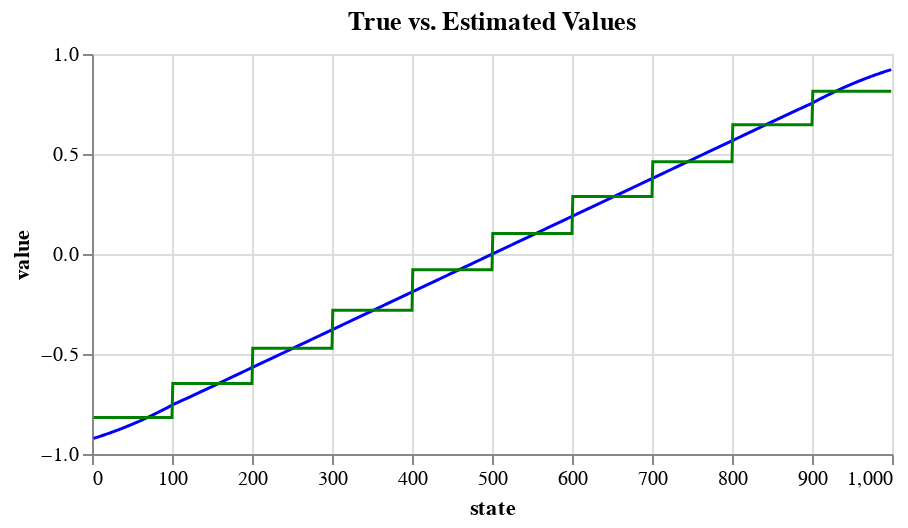

Source (notebook cell):
### Markdown cell above
## Plot True vs Estimated values for MC

### Code cell
MC.plot_true_vs_est()

### Figure 1 — Vega-Lite specification as saved in the notebook (floating-point values rounded to 4 significant figures; data arrays with more than 128 entries replaced by an {"elided": "..."} marker saying what was removed)
{"config": {"view": {"continuousWidth": 300, "continuousHeight": 300}}, "layer": [{"mark": {"type": "line", "color": "blue", "strokeWidth": 1.5}, "encoding": {"x": {"field": "micro_state", "title": "state", "type": "quantitative"}, "y": {"field": "Vs_true", "title": "value", "type": "quantitative"}}}, {"mark": {"type": "line", "color": "green", "strokeWidth": 1.5}, "encoding": {"x": {"field": "micro_state", "title": "state", "type": "quantitative"}, "y": {"field": "Vs", "type": "quantitative"}}}], "data": {"name": "data-4669446b3b21f6dccd20f0cebcdcb853"}, "height": 200, "title": "True vs. Estimated Values", "width": 400, "$schema": "https://vega.github.io/schema/vega-lite/v5.20.1.json", "datasets": {"data-4669446b3b21f6dccd20f0cebcdcb853": {"elided": "998 records"}}}
